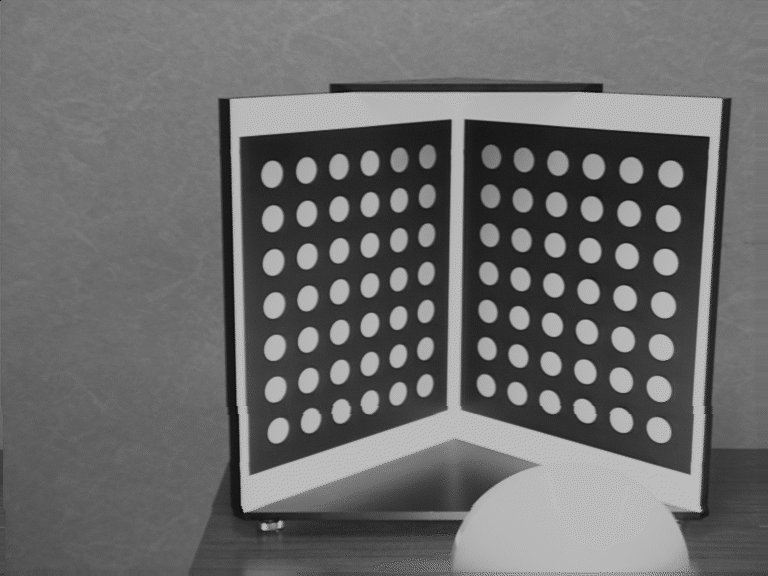
%> input picture Canale_Gandolfi_Giordano_Lab06/Mire/Mire1.pgm, 768 x 576 px
$ octave Main.m   (GNU Octave 9; MATLAB toolbox functions it lacks are replaced by stand-ins)
%> lines starting %> are read from the running program, lines starting %| are printed output that depends on the picture
%% Computer Vision Lab 6:
% Francesca Canale, Filippo Gandolfi, Marco Giordano

% Loading the images:
img1 = imread('Mire/Mire1.pgm');
%> img1 is the input picture: size 576x768 uint8; min 10, max 189, mean 106.9
img2 = imread('Mire/Mire2.pgm');
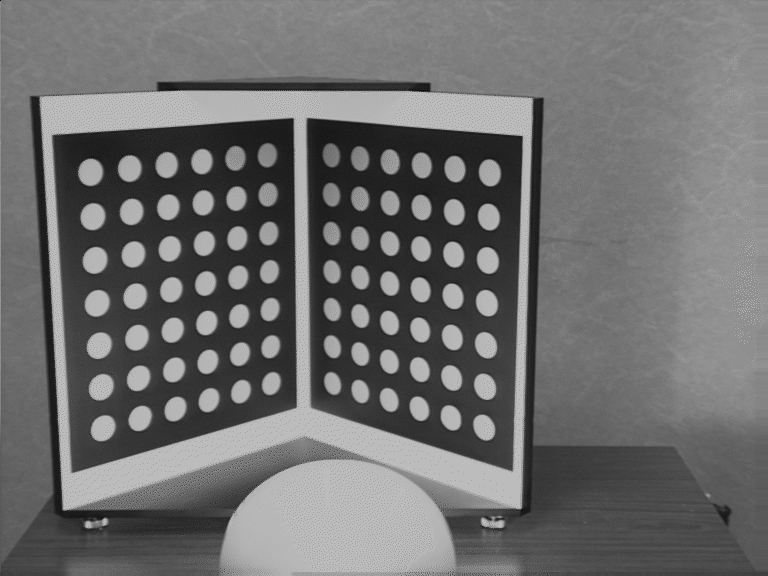
%> input picture Canale_Gandolfi_Giordano_Lab06/Mire/Mire2.pgm, 768 x 576 px
%> img2 is the input picture: size 576x768 uint8; min 10, max 188, mean 110.3
% img1 = imread('Rubik/Rubik1.pgm');
% img2 = imread('Rubik/Rubik2.pgm');

% Showing the images:
figure, imshow([img1 img2]);
%> after `imshow([img1 img2])`:
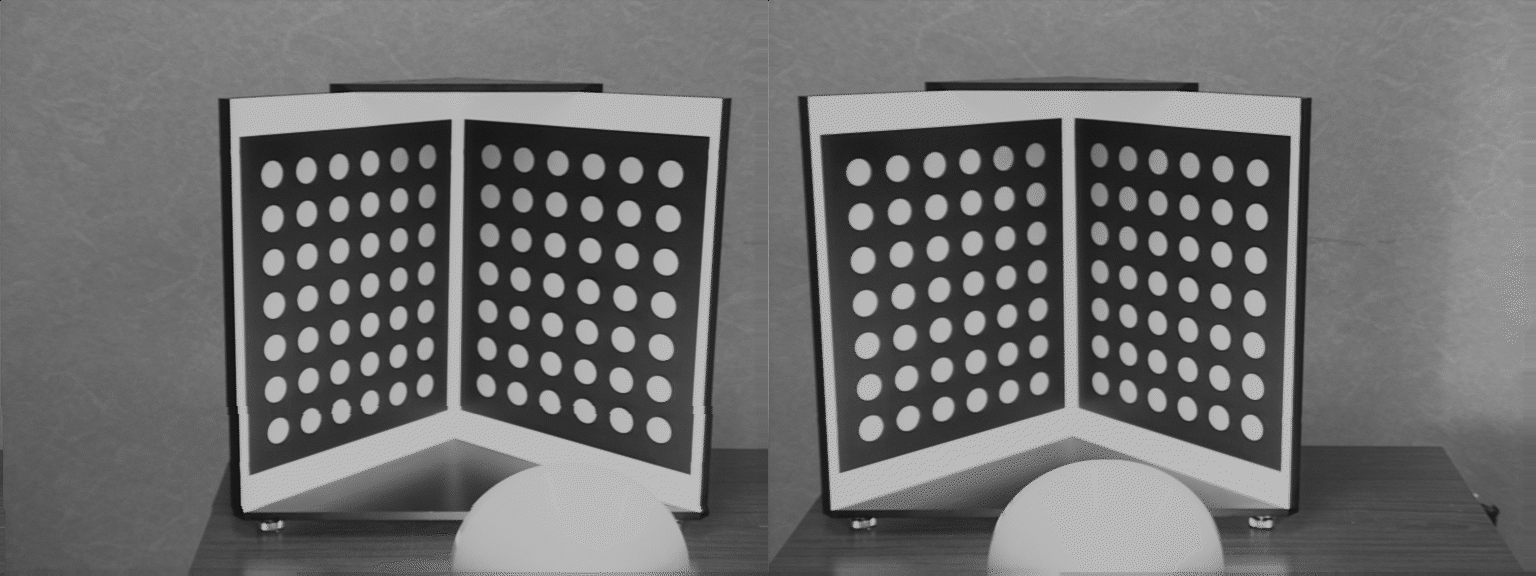
%> displayed picture: size 576x1536, on the screen's scale of 0 to 255; min 10, max 189, mean 108.6

% Loading corresponding points:
%> (the run ends here)
